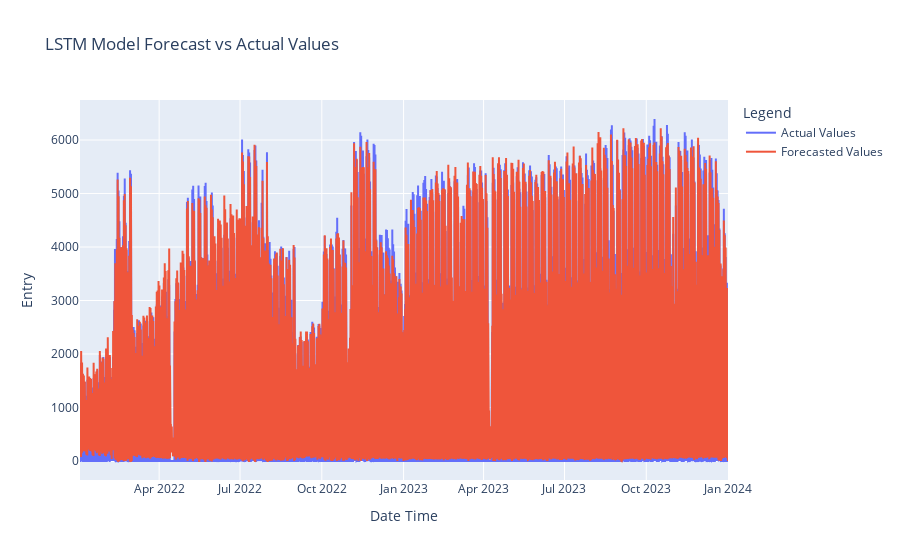

Notebook cell for this chart:
### Code cell
print(f"Length of the dataset: {len(X)}")

# Make predictions on the entire dataset
y_pred = model.predict(X)

# Inverse transform the predictions and actual values
# Create a DataFrame to hold the predictions and actual values
df_pred = pd.DataFrame(y_pred, columns=['Entry'])
df_actual = pd.DataFrame(y, columns=['Entry'])

# Inverse transform the 'Entry' column
y_pred_inv = scaler_entry.inverse_transform(df_pred)
y_true_inv = scaler_entry.inverse_transform(df_actual)

# Round the predictions to the nearest whole number and ensure non-negative values
y_pred_inv = np.round(np.maximum(y_pred_inv, 0))
y_true_inv = np.round(np.maximum(y_true_inv, 0))

# Calculate evaluation metrics
rmse = np.sqrt(mean_squared_error(y_true_inv, y_pred_inv))
mae = mean_absolute_error(y_true_inv, y_pred_inv)
r2 = r2_score(y_true_inv, y_pred_inv)

# Print evaluation metrics
print(f"Root Mean Squared Error (RMSE): {rmse}")
print(f"Mean Absolute Error (MAE): {mae}")
print(f"R-squared (R²): {r2}")

# Create a DataFrame with all features and the true and forecasted values
df_features_with_predictions = df.iloc[-len(y_true_inv):].copy()

# Rename the 'Entry' column to 'Actual Values'
df_features_with_predictions.rename(columns={'Entry': 'Actual Values'}, inplace=True)

# Add the 'Forecasted Values' column
df_features_with_predictions['Forecasted Values'] = y_pred_inv.flatten()

# Reorder the columns
df_features_with_predictions = df_features_with_predictions[['Date Time', 'hour', 'day_of_week', 'is_weekend', 'is_holiday', 'month', 'year', 'rain_class', 'Actual Values', 'Forecasted Values']]

# Plot the results with 'Date Time' as the x-axis using Plotly
fig = go.Figure()

fig.add_trace(go.Scatter(x=df_features_with_predictions['Date Time'], y=df_features_with_predictions['Actual Values'], mode='lines', name='Actual Values'))
fig.add_trace(go.Scatter(x=df_features_with_predictions['Date Time'], y=df_features_with_predictions['Forecasted Values'], mode='lines', name='Forecasted Values'))

fig.update_layout(title='LSTM Model Forecast vs Actual Values', xaxis_title='Date Time', yaxis_title='Entry', legend_title='Legend')

fig.show()

### Figure 1 — Plotly figure (JSON) as saved in the notebook; plotly's stock layout.template omitted (floating-point values rounded to 4 significant figures; data arrays with more than 128 entries replaced by an {"elided": "..."} marker saying what was removed)
{"data": [{"mode": "lines", "name": "Actual Values", "type": "scatter", "x": {"elided": "14581 str values"}, "y": {"elided": "14581 float values"}}, {"mode": "lines", "name": "Forecasted Values", "type": "scatter", "x": {"elided": "14581 str values"}, "y": {"elided": "14581 int values"}}], "layout": {"legend": {"title": {"text": "Legend"}}, "title": {"text": "LSTM Model Forecast vs Actual Values"}, "xaxis": {"title": {"text": "Date Time"}}, "yaxis": {"title": {"text": "Entry"}}}}
